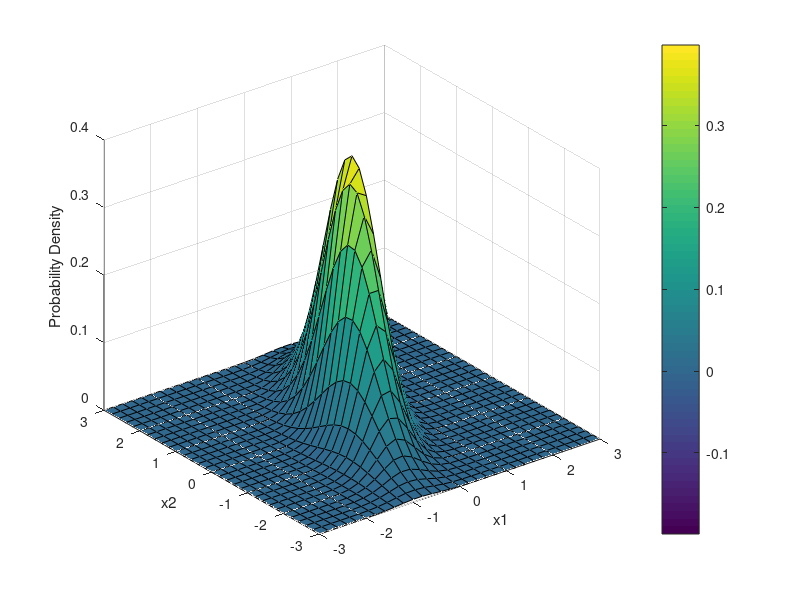

Here is the MATLAB script that generated this plot: (Note: this script raises an error after producing the figure.)
%% Gibbs Sampling
%% Standard import statements
addpath('../');

%% Preliminary experiments

mu = [0 0];
Sigma = [.25 .3; .3 1];
x1 = -3:.2:3; x2 = -3:.2:3;
[X1,X2] = meshgrid(x1,x2);
F = mvnpdf([X1(:) X2(:)],mu,Sigma);
F = reshape(F,length(x2),length(x1));

figure(1);
surf(x1,x2,F);
caxis([min(F(:))-.5*range(F(:)),max(F(:))]);
axis([-3 3 -3 3 0 .4])
xlabel('x1'); ylabel('x2'); zlabel('Probability Density');
colorbar;

%% Gibbs sampling - special case of Metropolis-Hastings
% Strong dependencies between successive samples.

% Check that the Sigma matrix is psd
all(eig(Sigma) > 0)

% Generate first sample
x0 = mvnrnd(mu, Sigma);

% Define number of iterations
n_iter = 1000000

x = {x0}
for ii=1:n_iter
    % Generate sample x1 from p(x1|x2=a)
    sample_x1 = gaussian_conditional_sample(mu, Sigma, 1, 2, x{ii}(2));
    % Generate sample x2 from p(x2|x1=a)
    sample_x2 = gaussian_conditional_sample(mu, Sigma, 2, 2, x{ii}(1));
    % Store samples
    x{ii+1} = [sample_x1, sample_x2];
end

% Extracting the several dimensions
x1_samples = ones(1, length(x)); % pre-allocation
for ii=1:length(x)
    x1_samples(1,ii) = x{ii}(1);
end 

x2_samples = ones(1, length(x)); % pre-allocation
for ii=1:length(x)
    x2_samples(1,ii) = x{ii}(2);
end 

% Create concatenated matrux for plotting
concat_mat = cat(1,x1_samples, x2_samples).';

% Plotting
figure(2)
hist3(concat_mat, 'Nbins', [40, 40], 'FaceColor', [100 149 237]/255) %, 'FaceAlpha', 0.5)
title('Histogram of generated samples')
xlabel('x1'); ylabel('x2'); zlabel('Absolute frequency');

%% Gibbs sampling for > 3 dimensions

% Create new multivariate Gaussian
mu = [0 0 0];

% CHALLENGE: how to generate large psd matrices?
% https://math.stackexchange.com/questions/2624199/how-to-generate-a-large-psd-matrix-a-in-mathbbrn-times-n-where-math
v = [.25 .3 2 7 .6 .2;.67 .43 3 8 .6 .1;1 .7 1 2 .7 .2]
Sigma = v*v'
% Sigma = [.25 .3 2; .3 1 .1; 2 .1 5];
x1 = -3:.2:3; x2 = -3:.2:3; x3 = -3:.2:3

% Check that the Sigma matrix is psd
all(eig(Sigma) > 0)

% Generate first sample
x0 = mvnrnd(mu, Sigma);

% Define number of iterations
n_iter = 1000

% Generate samples
x = {x0};
for ii=1:n_iter
    % Generate sample x1 from p(x1|x2=a)
    observ = [x{ii}(2),x{ii}(3)]
    sample_x1 = gaussian_conditional_sample_ND(mu, Sigma, 1, observ);
    % Generate sample x2 from p(x2|x1=a)
    observ = [x{ii}(1),x{ii}(3)]
    sample_x2 = gaussian_conditional_sample_ND(mu, Sigma, 2, observ);
    % Same for x3
    observ = [x{ii}(1),x{ii}(2)]
    sample_x3 = gaussian_conditional_sample_ND(mu, Sigma, 3, observ);
    % Store samples
    x{ii+1} = [sample_x1, sample_x2];
end



